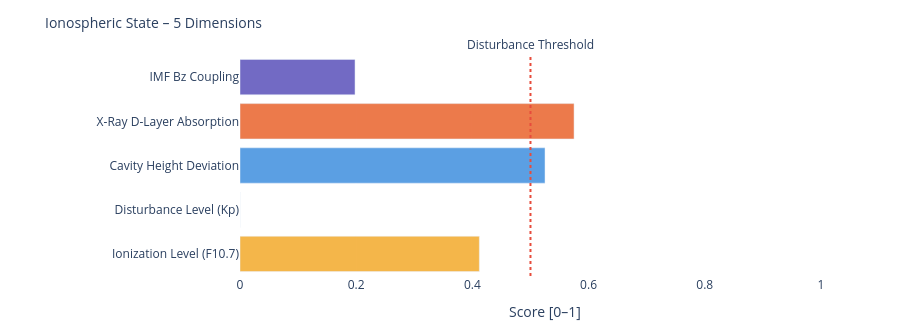

This figure's notebook cell:
### Markdown cell above
---
### 📐 Systemic Insight: Geometric Cavity vs. Real Schumann Resonance

**Relevant for:** Layer 6 = delta analysis &nbsp;|&nbsp; Layer 7 = feature vector / system interpretation

A cavity height change from 80 km to 70 km shifts the **idealized geometric frequencies** only minimally:

| Modus | Aktuell | Referenz | Δ |
|-------|---------|----------|---|
| SR-1 | 10.4762 Hz | 10.4599 Hz | +16 mHz |
| SR-2 | 18.1452 Hz | 18.1171 Hz | +28 mHz |
| SR-3 | 25.6612 Hz | 25.6215 Hz | +40 mHz |
| SR-4 | 33.1285 Hz | 33.0772 Hz | +51 mHz |

The geometric effect is limited because 10 km is very small compared to Earth's radius (~6371 km).

**Consequence:** Real Schumann deviations are likely driven more strongly by **conductivity, damping, day/night structure, lightning distribution and source geometry** than by pure cavity height.

---

**Layer 6 compares:**
```
geometric Δ from Layer 4  vs.  observed Δ from real Schumann measurement data
```

**Layer 7 Feature:**
```
If real Δ >> geometric Δ  →  non-geometric factors dominant
```

### Code cell
# ============================================================
# IONOSPHERIC STATE – Summary gauge
# Five dimensions: ionization, disturbance, cavity height, X-Ray, Bz coupling
# ============================================================

def norm(v, lo, hi):
    if v is None: return None
    return round(max(0.0, min(1.0, (v - lo) / (hi - lo))), 3)

# Ionization level (F10.7 → F2-Layer)
ioniz = norm(f107_val, 60, 250)

# Disturbance level (Kp → E/F-Layer irregularities)
disturb = norm(kp_val, 0, 9)

# Cavity height deviation from reference (80 km)
h_dev = norm(abs(h_eff - 80), 0, 20)

# X-Ray ionization (D-Layer absorption)
xray_ioniz = None
if xray_now is not None:
    xray_ioniz = norm(math.log10(max(xray_now, 1e-9)) + 9, 0, 5)

# Bz coupling (southward Bz → stronger magnetosphere-ionosphere coupling)
bz_coupling = norm(-(bz_now or 0), -5, 30) if bz_now is not None else None

dims = [
    ('Ionization Level (F10.7)',    ioniz,      '#F2A623'),
    ('Disturbance Level (Kp)',      disturb,    '#7F77DD'),
    ('Cavity Height Deviation',     h_dev,      '#378ADD'),
    ('X-Ray D-Layer Absorption',    xray_ioniz, '#E85D24'),
    ('IMF Bz Coupling',             bz_coupling,'#534AB7'),
]

fig = go.Figure()
for name, val, col in dims:
    if val is not None:
        h = int(val * 20)
        bar = '█' * h + '░' * (20 - h)
        label = f'{name}:  {bar}  {val:.3f}'
    else:
        label = f'{name}:  {"─" * 20}  n/a'
    fig.add_trace(go.Bar(
        x=[val if val is not None else 0],
        y=[name],
        orientation='h',
        marker_color=col, opacity=0.82,
        showlegend=False
    ))

fig.add_vline(x=0.5, line_dash='dot', line_color='#e74c3c',
              annotation_text='Disturbance Threshold', annotation_position='top')
fig.update_layout(
    title=dict(text='Ionospheric State – 5 Dimensions', font=dict(size=14)),
    xaxis=dict(title='Score [0–1]', range=[0, 1.05]),
    height=330, plot_bgcolor='rgba(0,0,0,0)', paper_bgcolor='rgba(0,0,0,0)',
    margin=dict(l=240, r=50, t=55, b=40)
)
fig.show()

print(f'\nIonospheric state:')
for name, val, _ in dims:
    print(f'  {name:<35} {val:.3f}' if val is not None else f'  {name:<35} n/a')

### Figure 1 — Plotly figure (JSON) as saved in the notebook; plotly's stock layout.template omitted (floating-point values rounded to 4 significant figures)
{"data": [{"marker": {"color": "#F2A623"}, "opacity": 0.82, "orientation": "h", "showlegend": false, "type": "bar", "x": [0.412], "y": ["Ionization Level (F10.7)"]}, {"marker": {"color": "#7F77DD"}, "opacity": 0.82, "orientation": "h", "showlegend": false, "type": "bar", "x": [0.0], "y": ["Disturbance Level (Kp)"]}, {"marker": {"color": "#378ADD"}, "opacity": 0.82, "orientation": "h", "showlegend": false, "type": "bar", "x": [0.525], "y": ["Cavity Height Deviation"]}, {"marker": {"color": "#E85D24"}, "opacity": 0.82, "orientation": "h", "showlegend": false, "type": "bar", "x": [0.575], "y": ["X-Ray D-Layer Absorption"]}, {"marker": {"color": "#534AB7"}, "opacity": 0.82, "orientation": "h", "showlegend": false, "type": "bar", "x": [0.198], "y": ["IMF Bz Coupling"]}], "layout": {"annotations": [{"showarrow": false, "text": "Disturbance Threshold", "x": 0.5, "xanchor": "center", "xref": "x", "y": 1, "yanchor": "bottom", "yref": "y domain"}], "height": 330, "margin": {"b": 40, "l": 240, "r": 50, "t": 55}, "paper_bgcolor": "rgba(0,0,0,0)", "plot_bgcolor": "rgba(0,0,0,0)", "shapes": [{"line": {"color": "#e74c3c", "dash": "dot"}, "type": "line", "x0": 0.5, "x1": 0.5, "xref": "x", "y0": 0, "y1": 1, "yref": "y domain"}], "title": {"font": {"size": 14}, "text": "Ionospheric State – 5 Dimensions"}, "xaxis": {"range": [0, 1.05], "title": {"text": "Score [0–1]"}}}}
